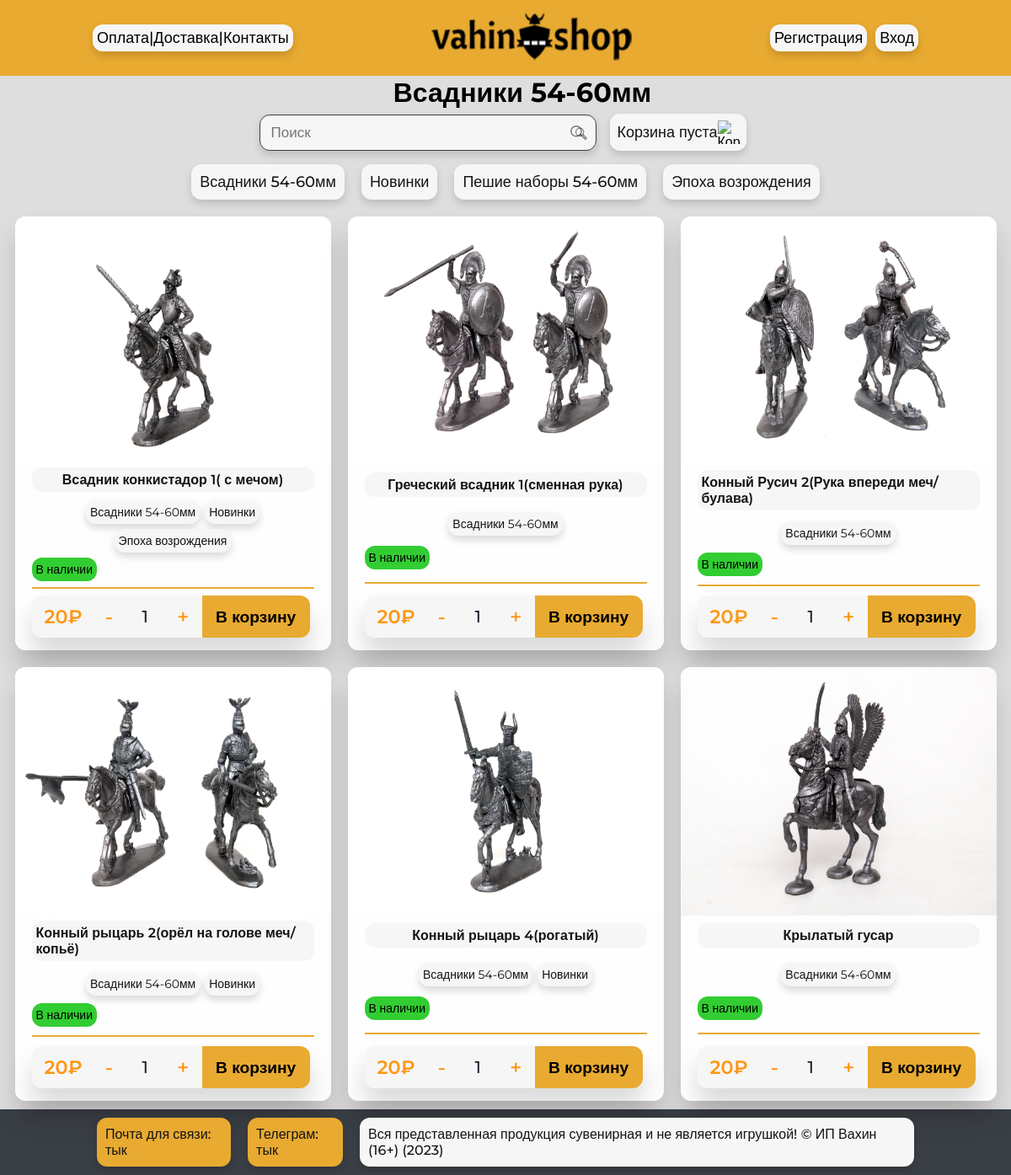
Screenshot of /vsadniki-54-60mm/ with the database file from the repository.
### shop/models.py (models this page shows, shortened)
class Category(models.Model):
    name = models.CharField(max_length=200, db_index=True)
    slug = models.SlugField(max_length=200, db_index=True, unique=True)
    class Meta:
        ordering = ('name',)
        verbose_name = 'Категория'
        verbose_name_plural = 'Категории'
    def get_absolute_url(self):
        return reverse('shop:product_list_by_category',
                       args=[self.slug])

class Product(models.Model):
    category = models.ManyToManyField(Category, related_name='products')
    name = models.CharField(max_length=200, db_index=True)
    slug = models.SlugField(max_length=200, db_index=True)
    image = models.ImageField(upload_to='static/img/products/%Y', blank=False)
    description = models.TextField(blank=True)
    price = models.DecimalField(max_digits=10, decimal_places=0)
    stock = models.PositiveIntegerField()
    available = models.BooleanField(default=True)
    created = models.DateTimeField(auto_now_add=True)
    updated = models.DateTimeField(auto_now=True)
    class Meta:
        ordering = ('name',)
        verbose_name = 'Товар'
        verbose_name_plural = 'Товары'
        index_together = (('id', 'slug'), )
    def get_absolute_url(self):
        return reverse('shop:product_detail',
                       args=[self.id, self.slug])

### shop/views.py (the view)
# urls.py: path('', views.product_list, name='product_list'),
def product_list(request, category_slug=None):
    category = None
    categories = Category.objects.all()
    products = Product.objects.filter(available=True)
    if category_slug:
        category = get_object_or_404(Category, slug=category_slug)
        products = products.filter(category=category)
    return render(request,
                  'shop/product/list.html',
                  {'category': category,
                   'categories': categories,
                   'products': products})

### cart/cart.py (called while the page is built)
    def __len__(self):
        return sum(item['quantity'] for item in self.cart.values())

### cart/context_processors.py (called while the page is built)
def cart(request):
    return {'cart': Cart(request)}

### shop/templates/shop/product/list.html (shortened to what this page needs)
{% extends "shop/base.html" %}
{% load static %}
{% block content %}
<div class="content">
    <div class="content_name">
        <h1>{% if category %}{{ category.name }}{% else %}Каталог{% endif %}</h1>
    </div>
    <div class="sidebar">
        <div class="sidebar_container">
            <div class="sidebar_search_container">
                <div class="sidebar_search">
                    <input class="sidebar_input" type="text" placeholder="Поиск">
                    <button class="sidebar_search_button" type="submit"><img src="../../../../static/img/search.svg"
                            alt="Кнопка поиска" width="15" height="17"></button>
                </div>
            </div>
            <div class="sidebar_cart">
                {% with total_items=cart|length %}
                {% if cart|length > 0 %}
                <div class="sidebar_cart_full">
                    <img src="../../../static/img/cart.png" alt="Корзина" width="22" height="24">
                    <a href="{% url 'cart:cart_detail' %}">
                        :{{ total_items }} товар на {{ total_items|pluralize }}{{ cart.get_total_price }}₽
                    </a>
                </div>
                {% else %}
                <div class="sidebar_cart_empty">
                    <a href="{% url 'cart:cart_detail' %}">Корзина пуста</a>
                    <img src="../../../static/img/cart.png" alt="Корзина" width="26" height="28">
                </div>
                {% endif %}
                {% endwith %}
            </div>
        </div>
    </div>
    <nav class="navbar">
        <div class="navbar_container">
            {% for category in categories %}
            <a href="{{ category.get_absolute_url }}">{{ category.name}}</a>
            {% endfor %}
        </div>
    </nav>
    <div class="card_container">
        {% for product in products %}
        <div class="card_mini">
            <div class="card_mini_img">
                <a href="{{ product.get_absolute_url }}"><img
                        src="{% if product.image %}{{ product.image.url }}{% else %}{% static 'img/img_null.png' %}{% endif %}"
                        alt="Изображение товара" width="375" height="295"></a>
            </div>
            <div class="card_mini_name"><a href="{{ product.get_absolute_url }}">{{ product.name }}</a></div>
            <div class="card_category_container">
                {% for category in product.category.all %}
                <a href="{{ category.get_absolute_url }}">{{ category.name}}</a>
                {% endfor %}
            </div>
            <div class="card_mini_status">
                {% if product.stock %}
                <div class="card_status_true">
                    <p>В наличии</p>
                </div>
                {% else %}
                <div class="card_status_false">
                    <p>Нет в наличии</p>
                </div>
                {% endif %}
            </div>
            <div class="card_mini_line"></div>
            <div class="card_mini_purchase">
                <div class="card_mini_price">{{ product.price }}₽</div>
                <div class="card_mini_amount">
                    <button id="minus" onclick="counter(this,'{{product.id}}')"> -</button>
                    <input type="number" min="1" max="10000" step="1" value="1" id="amountCounter_{{product.id}}">
                    <button id="plus" onclick="counter(this,'{{product.id}}')"> +</button>
                </div>
                <div class="card_mini_basket">
                    <button type="submit" onclick="fetchData('{{product.id}}')" id='{{ product.id }}'>В корзину</button>
                </div>
            </div>
        </div>
        {% empty %}
        Неполучилось...
        {% endfor %}
    </div>
</div>
{% endblock %}

### rows the page displays
Category: name "Всадники 54-60мм"
Category: name "Новинки"
Category: name "Пешие наборы 54-60мм"
Category: name "Эпоха возрождения"
Product: image (picture), name "Всадник конкистадор 1( с мечом)", stock "В наличии", price "20"
Product: image (picture), name "Греческий всадник 1(сменная рука)", stock "В наличии", price "20"
Product: image (picture), name "Конный Русич 2(Рука впереди меч/булава)", stock "В наличии", price "20"
Product: image (picture), name "Конный рыцарь 2(орёл на голове меч/копьё)", stock "В наличии", price "20"
Product: image (picture), name "Конный рыцарь 4(рогатый)", stock "В наличии", price "20"
Product: image (picture), name "Крылатый гусар", stock "В наличии", price "20"
